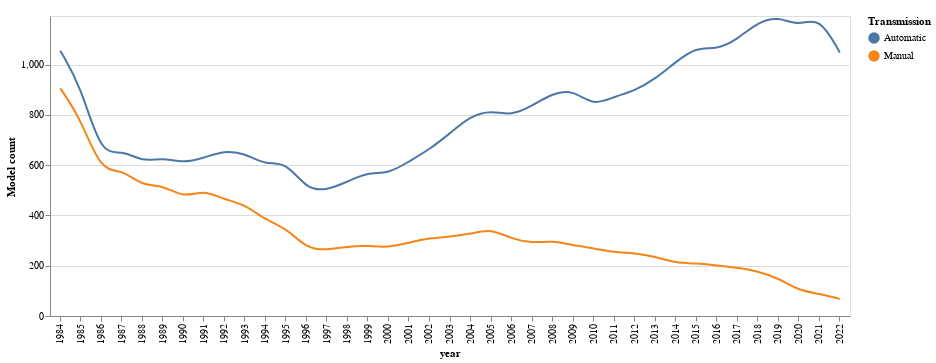

Notebook cell for this chart:
### Markdown cell above
Також одна з цікавих тенденцій в наш час - автоматична коробка передач практично повністю витісняє механічну на ринку. Я хотів візуалізувати та й для себе дізнатися в яких саме числах/пропорціях випускалися різні типи.

Даний графік дозволяє зразу побачити загальну тенденцію та порівняти обидва значення кожного року, навівши на лінію курсор.

### Code cell
nearest = alt.selection(type='single', nearest=True, on='mouseover',
                        fields=['year'], empty='none')

line = alt.Chart(df_transmission).mark_line(interpolate='basis').encode(
    x=alt.X("year:O"),
    y=alt.Y("model", title='Model count', scale = alt.Scale(domain = [0, df_transmission.model.max()])),
    color=alt.Color("trany:N", title="Transmission"),
).properties(
   width=800
)

points = line.mark_point().encode(
    opacity=alt.condition(nearest, alt.value(1), alt.value(0))
)

text = line.mark_text(align='left', dx=5, dy=-5).encode(
    text=alt.condition(nearest, 'model', alt.value(' '))
)

rules = alt.Chart(df_transmission).mark_rule(color='gray').encode(
    x='year:O',
).transform_filter(
    nearest
)

selectors = alt.Chart(df_transmission).mark_point().encode(
    x='year:O',
    opacity=alt.value(0),
).add_selection(
    nearest
)

alt.layer(
    line, selectors, points, rules, text
)

### Figure 1 — Vega-Lite specification as saved in the notebook (floating-point values rounded to 4 significant figures)
{"config": {"view": {"continuousWidth": 400, "continuousHeight": 300}}, "layer": [{"mark": {"type": "line", "interpolate": "basis"}, "encoding": {"color": {"field": "trany", "title": "Transmission", "type": "nominal"}, "x": {"field": "year", "type": "ordinal"}, "y": {"field": "model", "scale": {"domain": [0, 1194]}, "title": "Model count", "type": "quantitative"}}, "width": 800}, {"mark": "point", "encoding": {"opacity": {"value": 0}, "x": {"field": "year", "type": "ordinal"}}, "selection": {"selector014": {"type": "single", "nearest": true, "on": "mouseover", "fields": ["year"], "empty": "none"}}}, {"mark": "point", "encoding": {"color": {"field": "trany", "title": "Transmission", "type": "nominal"}, "opacity": {"condition": {"value": 1, "selection": "selector014"}, "value": 0}, "x": {"field": "year", "type": "ordinal"}, "y": {"field": "model", "scale": {"domain": [0, 1194]}, "title": "Model count", "type": "quantitative"}}, "width": 800}, {"mark": {"type": "rule", "color": "gray"}, "encoding": {"x": {"field": "year", "type": "ordinal"}}, "transform": [{"filter": {"selection": "selector014"}}]}, {"mark": {"type": "text", "align": "left", "dx": 5, "dy": -5}, "encoding": {"color": {"field": "trany", "title": "Transmission", "type": "nominal"}, "text": {"condition": {"field": "model", "type": "quantitative", "selection": "selector014"}, "value": " "}, "x": {"field": "year", "type": "ordinal"}, "y": {"field": "model", "scale": {"domain": [0, 1194]}, "title": "Model count", "type": "quantitative"}}, "width": 800}], "data": {"name": "data-2adb830ac0ad17b37a2eb154757b60a0"}, "$schema": "https://vega.github.io/schema/vega-lite/v4.17.0.json", "datasets": {"data-2adb830ac0ad17b37a2eb154757b60a0": [{"trany": "Automatic", "year": 1984, "model": 1056}, {"trany": "Automatic", "year": 1985, "model": 916}, {"trany": "Automatic", "year": 1986, "model": 637}, {"trany": "Automatic", "year": 1987, "model": 662}, {"trany": "Automatic", "year": 1988, "model": 613}, {"trany": "Automatic", "year": 1989, "model": 631}, {"trany": "Automatic", "year": 1990, "model": 608}, {"trany": "Automatic", "year": 1991, "model": 630}, {"trany": "Automatic", "year": 1992, "model": 658}, {"trany": "Automatic", "year": 1993, "model": 648}, {"trany": "Automatic", "year": 1994, "model": 600}, {"trany": "Automatic", "year": 1995, "model": 616}, {"trany": "Automatic", "year": 1996, "model": 504}, {"trany": "Automatic", "year": 1997, "model": 500}, {"trany": "Automatic", "year": 1998, "model": 535}, {"trany": "Automatic", "year": 1999, "model": 572}, {"trany": "Automatic", "year": 2000, "model": 566}, {"trany": "Automatic", "year": 2001, "model": 615}, {"trany": "Automatic", "year": 2002, "model": 663}, {"trany": "Automatic", "year": 2003, "model": 727}, {"trany": "Automatic", "year": 2004, "model": 796}, {"trany": "Automatic", "year": 2005, "model": 818}, {"trany": "Automatic", "year": 2006, "model": 797}, {"trany": "Automatic", "year": 2007, "model": 836}, {"trany": "Automatic", "year": 2008, "model": 887}, {"trany": "Automatic", "year": 2009, "model": 900}, {"trany": "Automatic", "year": 2010, "model": 836}, {"trany": "Automatic", "year": 2011, "model": 873}, {"trany": "Automatic", "year": 2012, "model": 896}, {"trany": "Automatic", "year": 2013, "model": 943}, {"trany": "Automatic", "year": 2014, "model": 1011}, {"trany": "Automatic", "year": 2015, "model": 1070}, {"trany": "Automatic", "year": 2016, "model": 1061}, {"trany": "Automatic", "year": 2017, "model": 1100}, {"trany": "Automatic", "year": 2018, "model": 1170}, {"trany": "Automatic", "year": 2019, "model": 1192}, {"trany": "Automatic", "year": 2020, "model": 1153}, {"trany": "Automatic", "year": 2021, "model": 1194}, {"trany": "Automatic", "year": 2022, "model": 1049}, {"trany": "Manual", "year": 1984, "model": 906}, {"trany": "Manual", "year": 1985, "model": 785}, {"trany": "Manual", "year": 1986, "model": 573}, {"trany": "Manual", "year": 1987, "model": 585}, {"trany": "Manual", "year": 1988, "model": 517}, {"trany": "Manual", "year": 1989, "model": 522}, {"trany": "Manual", "year": 1990, "model": 470}, {"trany": "Manual", "year": 1991, "model": 502}, {"trany": "Manual", "year": 1992, "model": 463}, {"trany": "Manual", "year": 1993, "model": 445}, {"trany": "Manual", "year": 1994, "model": 382}, {"trany": "Manual", "year": 1995, "model": 351}, {"trany": "Manual", "year": 1996, "model": 269}, {"trany": "Manual", "year": 1997, "model": 262}, {"trany": "Manual", "year": 1998, "model": 277}, {"trany": "Manual", "year": 1999, "model": 280}, {"trany": "Manual", "year": 2000, "model": 272}, {"trany": "Manual", "year": 2001, "model": 292}, {"trany": "Manual", "year": 2002, "model": 310}, {"trany": "Manual", "year": 2003, "model": 316}, {"trany": "Manual", "year": 2004, "model": 326}, {"trany": "Manual", "year": 2005, "model": 348}, {"trany": "Manual", "year": 2006, "model": 307}, {"trany": "Manual", "year": 2007, "model": 290}, {"trany": "Manual", "year": 2008, "model": 300}, {"trany": "Manual", "year": 2009, "model": 281}, {"trany": "Manual", "year": 2010, "model": 270}, {"trany": "Manual", "year": 2011, "model": 253}, {"trany": "Manual", "year": 2012, "model": 251}, {"trany": "Manual", "year": 2013, "model": 237}, {"trany": "Manual", "year": 2014, "model": 210}, {"trany": "Manual", "year": 2015, "model": 210}, {"trany": "Manual", "year": 2016, "model": 201}, {"trany": "Manual", "year": 2017, "model": 193}, {"trany": "Manual", "year": 2018, "model": 178}, {"trany": "Manual", "year": 2019, "model": 151}, {"trany": "Manual", "year": 2020, "model": 101}, {"trany": "Manual", "year": 2021, "model": 89}, {"trany": "Manual", "year": 2022, "model": 68}]}}
